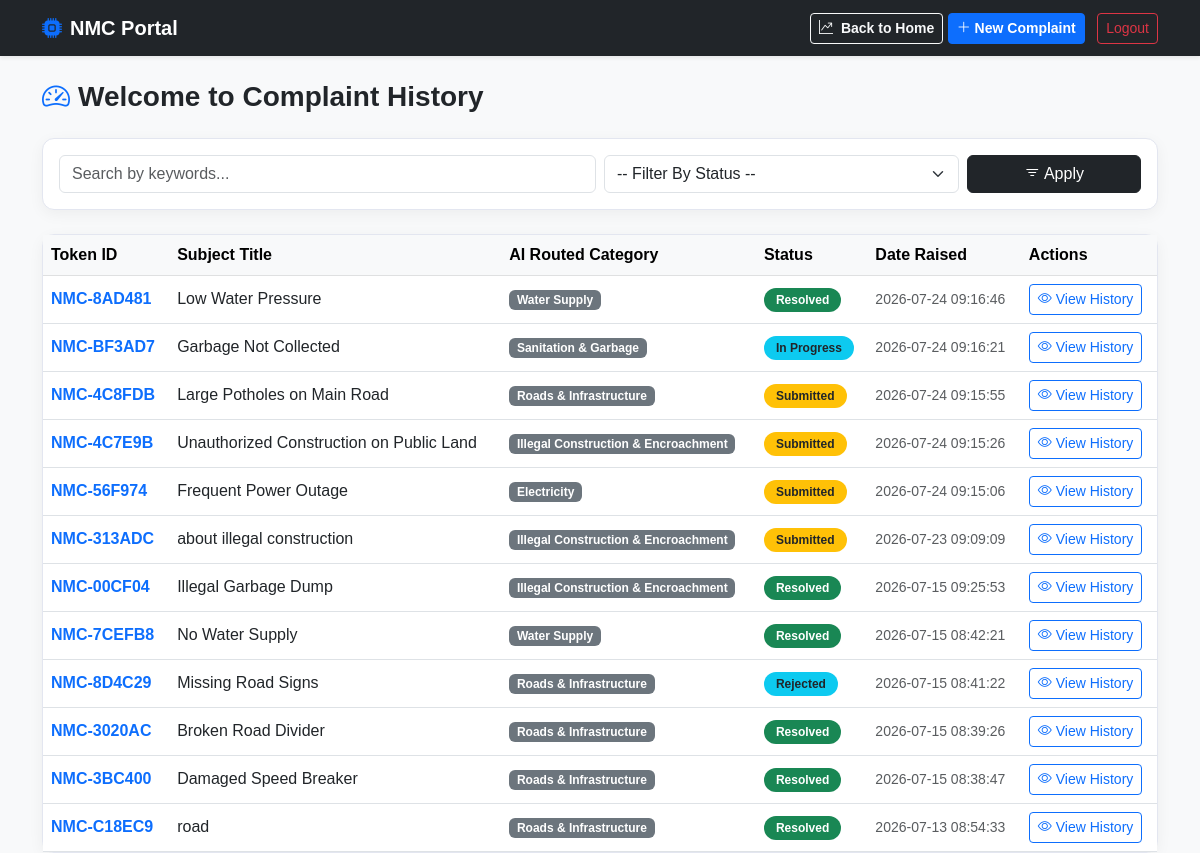
Page /citizen/dashboard (signed in) on the committed database.
### tables this page shows
CREATE TABLE complaints (
    id                  INTEGER  PRIMARY KEY AUTOINCREMENT,
    user_id             INTEGER  NOT NULL,
    title               TEXT     NOT NULL,
    description         TEXT     NOT NULL, 
    original_language   TEXT     DEFAULT 'en', 
    translated_text     TEXT,                  
    address             TEXT,
    
    -- AI Predictions (Citizen Features 05, 06, 15, 19)
    ai_category         TEXT,    
    ai_confidence       REAL,    
    ai_urgency          TEXT     CHECK(ai_urgency IN ('CRITICAL', 'HIGH', 'MEDIUM', 'LOW')),
    ai_sentiment        TEXT,    
    
    -- Management & Operations (Admin Features 01, 07, 11)
    status              TEXT     DEFAULT 'Submitted' CHECK(status IN ('Submitted', 'Under Review', 'In Progress', 'Resolved', 'Rejected', 'Escalated', 'Withdrawn')),
    tracking_token      TEXT     NOT NULL UNIQUE, 
    assigned_officer_id INTEGER, 
    
    -- SLA Configuration (Your Manual Custom SLA Requirement)
    custom_sla_hours    INTEGER  DEFAULT NULL, 
    resolution_note     TEXT,                  
    
    -- Duplicate & Merge System (Citizen Feature 04 / Admin Feature 04)
    is_duplicate        INTEGER  DEFAULT 0,
    parent_id           INTEGER, 
    
    created_at          DATETIME DEFAULT CURRENT_TIMESTAMP,
    updated_at          DATETIME DEFAULT CURRENT_TIMESTAMP,
    FOREIGN KEY (user_id) REFERENCES users(id) ON DELETE CASCADE,
    FOREIGN KEY (assigned_officer_id) REFERENCES staff(id) ON DELETE SET NULL,
    FOREIGN KEY (parent_id) REFERENCES complaints(id) ON DELETE SET NULL
);

### app.py (the view)
@app.route('/citizen/dashboard')
def citizen_dashboard():
    if 'user_id' not in session or session.get('role') != 'CITIZEN':
        flash("Kripya pehle login karein.", "warning")
        return redirect(url_for('login'))
    search_query = request.args.get('search', '')
    status_filter = request.args.get('status', '')
    conn = sqlite3.connect(DB_NAME)
    conn.row_factory = sqlite3.Row
    cursor = conn.cursor()
    query = "SELECT * FROM complaints WHERE user_id = ?"
    params = [session['user_id']]
    if status_filter:
        query += " AND status = ?"
        params.append(status_filter)
    if search_query:
        query += " AND (title LIKE ? OR description LIKE ?)"
        params.append(f"%{search_query}%")
        params.append(f"%{search_query}%")
    query += " ORDER BY id DESC"
    complaints = cursor.execute(query, params).fetchall()
    conn.close()
    return render_template('track.html', complaints=complaints, search=search_query, current_status=status_filter, view_mode='list')

### templates/track.html (shortened to what this page needs)
<!DOCTYPE html>
<html lang="en">
<head>
    <link href="https://cdn.jsdelivr.net/npm/bootstrap@5.3.0/dist/css/bootstrap.min.css" rel="stylesheet">
    <link rel="stylesheet" href="https://cdn.jsdelivr.net/npm/bootstrap-icons@1.11.1/font/bootstrap-icons.css">
</head>
<body>
<nav class="navbar navbar-expand-lg navbar-dark bg-dark shadow-sm mb-4">
    <div class="container">
        <a class="navbar-brand fw-bold" href="/citizen/dashboard"><i class="bi bi-cpu-fill me-2 text-primary"></i>NMC Portal</a>
        <div class="ms-auto">
            <a href="/public/insights" class="btn btn-outline-light btn-sm fw-bold"><i class="bi bi-graph-up-arrow me-1"></i> Back to Home</a>
            <a href="/citizen/file_complaint" class="btn btn-primary btn-sm fw-bold me-2"><i class="bi bi-plus-lg"></i> New Complaint</a>
            <a href="/logout" class="btn btn-outline-danger btn-sm fw-medium">Logout</a>
        </div>
    </div>
</nav>
<div class="container">
    {% if view_mode == 'list' %}
    <div class="d-flex justify-content-between align-items-center mb-4">
        <h3 class="fw-bold text-dark mb-0"><i class="bi bi-speedometer2 text-primary me-2"></i>Welcome to Complaint History</h3>
    </div>
    <div class="card card-custom p-3 mb-4 bg-white">
        <form action="/citizen/dashboard" method="GET" class="row g-2">
            <div class="col-md-6">
                <input type="text" name="search" class="form-control" placeholder="Search by keywords..." value="{{ search }}">
            </div>
            <div class="col-md-4">
                <select name="status" class="form-select">
                    <option value="">-- Filter By Status --</option>
                </select>
            </div>
            <div class="col-md-2">
                <button type="submit" class="btn btn-dark w-100 fw-medium"><i class="bi bi-filter"></i> Apply</button>
            </div>
        </form>
    </div>
    <div class="card card-custom bg-white">
        <div class="table-responsive">
            <table class="table table-hover align-middle mb-0">
                <thead class="table-light">
                    <tr>
                        <th>Token ID</th>
                        <th>Subject Title</th>
                        <th>AI Routed Category</th>
                        <th>Status</th>
                        <th>Date Raised</th>
                        <th>Actions</th>
                    </tr>
                </thead>
                <tbody>
                    {% for item in complaints %}
                    <tr>
                        <td><span class="fw-bold text-primary">{{ item.tracking_token }}</span></td>
                        <td><span class="fw-medium text-dark">{{ item.title }}</span></td>
                        <td><span class="badge bg-secondary text-white">{{ item.ai_category }}</span></td>
                        <td>
                            {% if item.status == 'Submitted' %}
                                <span class="badge bg-warning text-dark status-badge">Submitted</span>
                            {% elif item.status == 'Resolved' %}
                                <span class="badge bg-success text-white status-badge">Resolved</span>
                            {% else %}
                                <span class="badge bg-info text-dark status-badge">{{ item.status }}</span>
                            {% endif %}
                        </td>
                        <td class="small text-muted">{{ item.created_at }}</td>
                        <td>
                            <a href="/citizen/complaint/{{ item.id }}" class="btn btn-sm btn-outline-primary"><i class="bi bi-eye"></i> View History</a>
                        </td>
                    </tr>
                    {% endfor %}
                </tbody>
            </table>
        </div>
    </div>
    {% endif %}
</div>
</body>
</html>

### templates/track.html (style rules this page uses)
body { background-color: #f8f9fa; font-family: sans-serif; }
.card-custom { border-radius: 12px; box-shadow: 0 4px 15px rgba(0,0,0,0.05); border: 1px solid #e3e6f0; }
.status-badge { font-weight: 600; padding: 6px 12px; border-radius: 30px; }

### rows in the picture
complaints: tracking_token "NMC-8AD481", title "Low Water Pressure", ai_category "Water Supply", status "Resolved", created_at "2026-07-24 09:16:46"
complaints: tracking_token "NMC-BF3AD7", title "Garbage Not Collected", ai_category "Sanitation & Garbage", status "In Progress", created_at "2026-07-24 09:16:21"
complaints: tracking_token "NMC-4C8FDB", title "Large Potholes on Main Road", ai_category "Roads & Infrastructure", status "Submitted", created_at "2026-07-24 09:15:55"
complaints: tracking_token "NMC-4C7E9B", title "Unauthorized Construction on Public Land", ai_category "Illegal Construction & Encroachment", status "Submitted", created_at "2026-07-24 09:15:26"
complaints: tracking_token "NMC-56F974", title "Frequent Power Outage", ai_category "Electricity", status "Submitted", created_at "2026-07-24 09:15:06"
complaints: tracking_token "NMC-313ADC", title "about illegal construction", ai_category "Illegal Construction & Encroachment", status "Submitted", created_at "2026-07-23 09:09:09"
complaints: tracking_token "NMC-00CF04", title "Illegal Garbage Dump", ai_category "Illegal Construction & Encroachment", status "Resolved", created_at "2026-07-15 09:25:53"
complaints: tracking_token "NMC-7CEFB8", title "No Water Supply", ai_category "Water Supply", status "Resolved", created_at "2026-07-15 08:42:21"
complaints: tracking_token "NMC-8D4C29", title "Missing Road Signs", ai_category "Roads & Infrastructure", status "Rejected", created_at "2026-07-15 08:41:22"
complaints: tracking_token "NMC-3020AC", title "Broken Road Divider", ai_category "Roads & Infrastructure", status "Resolved", created_at "2026-07-15 08:39:26"
complaints: tracking_token "NMC-3BC400", title "Damaged Speed Breaker", ai_category "Roads & Infrastructure", status "Resolved", created_at "2026-07-15 08:38:47"
complaints: tracking_token "NMC-C18EC9", title "road", ai_category "Roads & Infrastructure", status "Resolved", created_at "2026-07-13 08:54:33"
